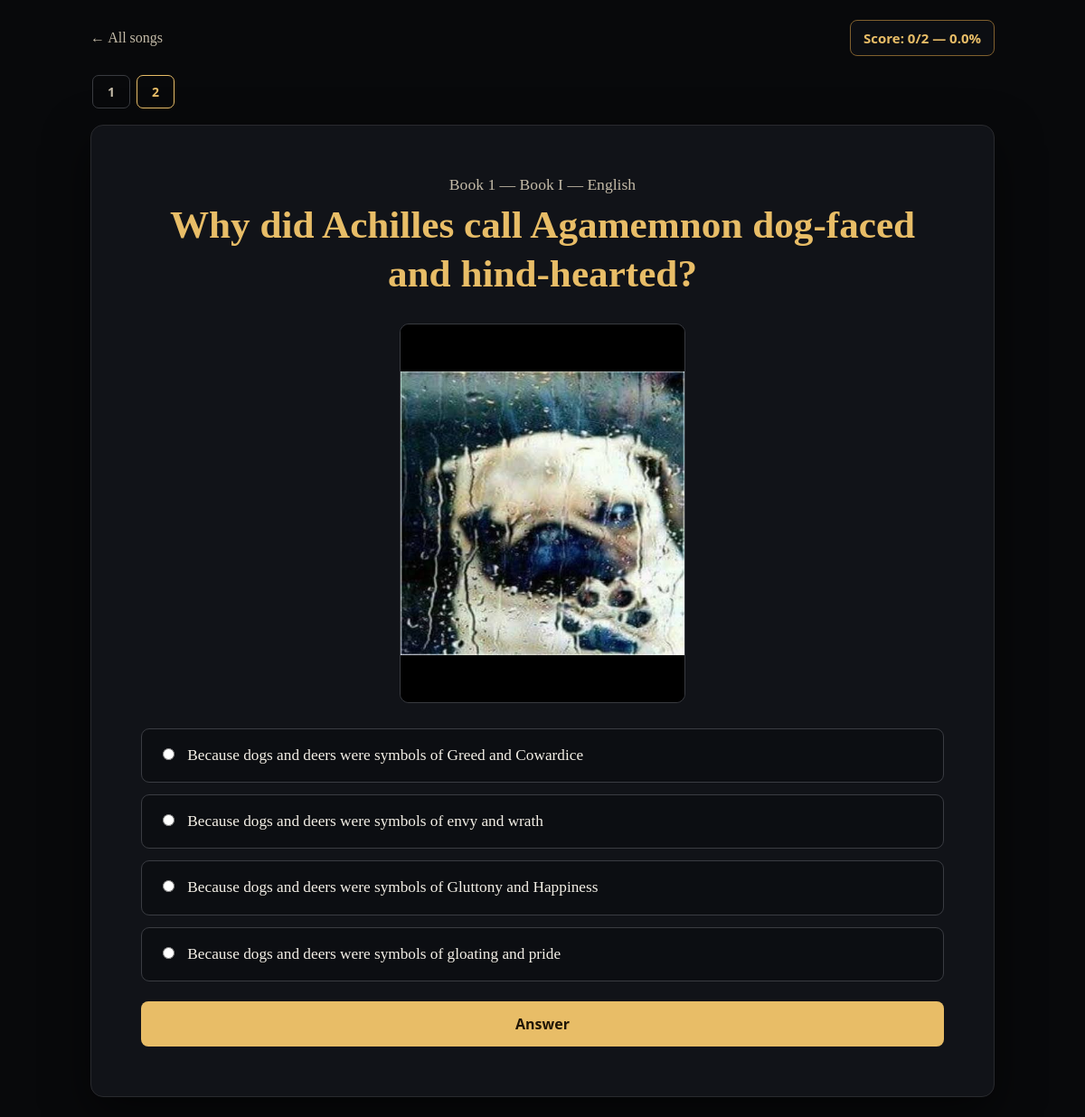
The app's page /quiz/en/1/?question=2 with its own data.
### main/models.py (models this page shows, shortened)
class QuizQuestion(models.Model):
    OPTION_CHOICES = [
        ("a", "Вариант A"),
        ("b", "Вариант B"),
        ("c", "Вариант C"),
        ("d", "Вариант D"),
    ]
    song = models.ForeignKey(
        QuizSong,
        on_delete=models.CASCADE,
        related_name="questions",
        verbose_name="Версия песни",
    )
    order = models.PositiveIntegerField(verbose_name="Номер вопроса")
    question = models.TextField(verbose_name="Текст вопроса")
    image = models.ImageField(
        upload_to="quiz/",
        blank=True,
        null=True,
        verbose_name="Картинка",
    )
    option_a = models.CharField(max_length=500, verbose_name="Вариант A")
    option_b = models.CharField(max_length=500, verbose_name="Вариант B")
    option_c = models.CharField(max_length=500, verbose_name="Вариант C")
    option_d = models.CharField(max_length=500, verbose_name="Вариант D")
    correct_option = models.CharField(
        max_length=1,
        choices=OPTION_CHOICES,
        verbose_name="Правильный вариант",
    )
    class Meta:
        ordering = ["order"]
        constraints = [
            models.UniqueConstraint(
                fields=["song", "order"],
                name="unique_question_order_in_song_version",
            )
        ]
        verbose_name = "Вопрос теста"
        verbose_name_plural = "Вопросы теста"

class QuizSong(models.Model):
    LANGUAGE_CHOICES = [
        ("en", "English"),
        ("ru", "Русский"),
        ("kk", "Қазақша"),
    ]
    number = models.PositiveIntegerField(verbose_name="Номер песни")
    language = models.CharField(
        max_length=2,
        choices=LANGUAGE_CHOICES,
        default="en",
        verbose_name="Язык версии",
    )
    title = models.CharField(
        max_length=200,
        verbose_name="Название песни",
    )
    text_html = models.TextField(
        blank=True,
        verbose_name="Текст песни (HTML)",
        help_text=(
            "Для английской версии можно оставить пустым, чтобы использовать "
            "сохранённый текст Book I. Для русского и казахского вставьте сюда "
            "текст в HTML, используя span class=\"clickable\" data-target=\"ID\" "
            "для слов с аннотациями."
        ),
    )
    class Meta:
        ordering = ["number", "language"]
        constraints = [
            models.UniqueConstraint(
                fields=["number", "language"],
                name="unique_song_version_language",
            )
        ]
        verbose_name = "Версия песни"
        verbose_name_plural = "Версии песен"

### main/views.py (the view, shortened to what this page needs)
def quiz_song(request, language, song_number):
    language = _language_or_404(language)
    song = _get_song(language, song_number)
    songs = QuizSong.objects.filter(language=language)
    questions = list(song.questions.all())
    result = _song_result(request, song)
    try:
        question_number = int(request.GET.get("question", 1))
    except (TypeError, ValueError):
        question_number = 1
    question_number = max(1, min(question_number, len(questions)))
    question = questions[question_number - 1]
    already_answered = question.id in result["answered"]
    selected_option = None
    is_correct = None
    next_question = (
        question_number + 1
        if question_number < len(questions)
        else None
    )
    next_song = QuizSong.objects.filter(
        language=language,
        number=song.number + 1,
    ).first()
    previous_question = question_number - 1 if question_number > 1 else None
    return render(
        request,
        "quiz.html",
        {
            "song": song,
            "songs": songs,
            "questions": questions,
            "question": question,
            "question_number": question_number,
            "already_answered": already_answered,
            "answered_ids": result["answered"],
            "selected_option": selected_option,
            "is_correct": is_correct,
            "next_question": next_question,
            "next_song": next_song,
            "previous_question": previous_question,
            "correct": result["correct"],
            "total": result["total"],
            "percent": result["percent"],
            "passed": result["passed"],
            "pass_percent": PASS_PERCENT,
            "language": language,
            "language_names": LANGUAGE_NAMES,
            "ui": _ui(language),
            "language_name": LANGUAGE_NAMES[language],
        },
    )

### main/views.py (called while the page is built, shortened)
def _ui(language):
    return {
        key: value.format(pass_percent=PASS_PERCENT, required_percent=PASS_PERCENT)
        for key, value in INTERFACE_TEXT[language].items()
    }

def _language_or_404(language):
    language = language.lower()
    if language not in SUPPORTED_LANGUAGES:
        from django.http import Http404
        raise Http404("Unsupported language")
    return language

def _get_song(language, song_number): # первая или вторая песня? он выбирает и вытаскивает из ДБ? склайт3
    return get_object_or_404(
        QuizSong,
        language=language,
        number=song_number,
    )

def _quiz_key(song):
    return f"quiz_song_{song.id}"   # щас, форс мажор, 1 минуту

def _song_result(request, song):
    data = request.session.get(_quiz_key(song), {})
    answered = set(data.get("answered", []))
    correct = int(data.get("correct", 0))
    total = song.questions.count()
    percent = round((correct / total) * 100, 1) if total else 0
    return {
        "answered": answered,
        "correct": correct,
        "total": total,
        "percent": percent,
        "passed": bool(
            total
            and percent > PASS_PERCENT
            and len(answered) >= total
        ),
    }

def _song_is_unlocked(request, song):
    if song.number <= 1:
        return True

### main/templates/quiz.html (shortened to what this page needs)
<!DOCTYPE html>
<html lang="{{ language }}">
<head>
</head>
<body>
  <main class="wrap">
    <div class="top">
      <a href="{% url 'quiz_home_language' language %}">← {{ ui.all_songs }}</a>
      <div class="score">{{ ui.score }}: {{ correct }}/{{ total }} — {{ percent }}%</div>
    </div>
    <nav class="tabs" aria-label="{{ ui.questions }}">
      {% for item in questions %}
        <a
          class="tab {% if forloop.counter == question_number %}current{% endif %} {% if item.id in answered_ids %}done{% endif %}"
          href="?question={{ forloop.counter }}"
        >{{ forloop.counter }}</a>
      {% endfor %}
    </nav>
    <section class="card">
      <p class="song-title">{{ ui.book }} {{ song.number }} — {{ song.title }} — {{ language_name }}</p>
      <h1>{{ question.question }}</h1>
      {% if question.image %}
        <img class="question-image" src="{{ question.image.url }}" alt="{{ ui.questions }}">
      {% endif %}
      {% if not already_answered %}
        <form method="post">
          <div class="options">
            <label class="option"><input type="radio" name="answer" value="a" required> {{ question.option_a }}</label>
            <label class="option"><input type="radio" name="answer" value="b"> {{ question.option_b }}</label>
            <label class="option"><input type="radio" name="answer" value="c"> {{ question.option_c }}</label>
            <label class="option"><input type="radio" name="answer" value="d"> {{ question.option_d }}</label>
          </div>
          <button class="submit" type="submit">{{ ui.answer }}</button>
        </form>
      {% endif %}
    </section>
  </main>
</body>
</html>

### main/templates/quiz.html (style rules this page uses)
:root { --bg: #08090b; --paper: #111318; --ink: #f4f0e7; --muted: #c4bba8; --gold: #e8bd67; --gold-hover: #f4d58f; --panel: #0c0e12; --border: #80602e; --green: #6fcf97; --red: #e27d7d; }
* { box-sizing: border-box; }
body { margin: 0; min-height: 100vh; padding: 22px 14px; background: var(--bg); color: var(--ink); font-family: "Trebuchet MS", "Palatino Linotype", Palatino, Georgia, serif; }
.wrap { max-width: 1000px; margin: 0 auto; }
.top { display: flex; justify-content: space-between; align-items: center; gap: 15px; margin-bottom: 16px; flex-wrap: wrap; }
.top a { color: var(--muted); text-decoration: none; }
.score { padding: 9px 14px; border: 1px solid var(--border); border-radius: 8px; background: var(--panel); color: var(--gold); font: bold 15px system-ui, sans-serif; }
.tabs { display: flex; gap: 7px; overflow-x: auto; padding: 5px 2px 18px; }
.tab { flex: 0 0 auto; min-width: 42px; padding: 8px 12px; border: 1px solid #393b40; border-radius: 7px; color: var(--muted); text-decoration: none; text-align: center; font: bold 14px system-ui, sans-serif; }
.tab.current { border-color: var(--gold); color: var(--gold); }
.card { background: var(--paper); border: 1px solid #292a2e; border-radius: 14px; padding: clamp(22px, 5vw, 55px); box-shadow: 0 18px 50px rgba(0,0,0,.55); }
.song-title { color: var(--muted); text-align: center; margin: 0 0 7px; font-size: 1.1rem; }
h1 { margin: 0 0 28px; text-align: center; color: var(--gold); font-size: clamp(1.8rem, 4vw, 2.7rem); line-height: 1.25; }
.question-image { display: block; max-width: 100%; max-height: 420px; margin: 0 auto 28px; border-radius: 10px; border: 1px solid #393b40; }
.options { display: grid; gap: 13px; }
.option { display: block; padding: 17px 18px; border: 1px solid #3a3c42; border-radius: 9px; background: var(--panel); color: var(--ink); cursor: pointer; font-size: 1.08rem; line-height: 1.4; transition: .15s ease; }
.option input { margin-right: 10px; accent-color: var(--gold); }
.submit { margin-top: 22px; width: 100%; padding: 14px 18px; border: 0; border-radius: 8px; background: var(--gold); color: #211606; font: bold 16px system-ui, sans-serif; cursor: pointer; }

### records on screen
QuizQuestion: question "Why did Achilles call Agamemnon dog-faced and hind-hearted?", image (picture), option_a "Because dogs and deers were symbols of Greed and Cowardice", option_b "Because dogs and deers were symbols of envy and wrath", option_c "Because dogs and deers were symbols of Gluttony and Happiness", option_d "Because dogs and deers were symbols of gloating and pride"
QuizSong: number "1", title "Book I"

### other values on screen
{{ ui.all_songs }} "All songs"
{{ ui.score }} "Score"
{{ correct }} "0"
{{ total }} "2"
{{ percent }} "0.0"
{{ ui.book }} "Book"
{{ language_name }} "English"
{{ ui.answer }} "Answer"
